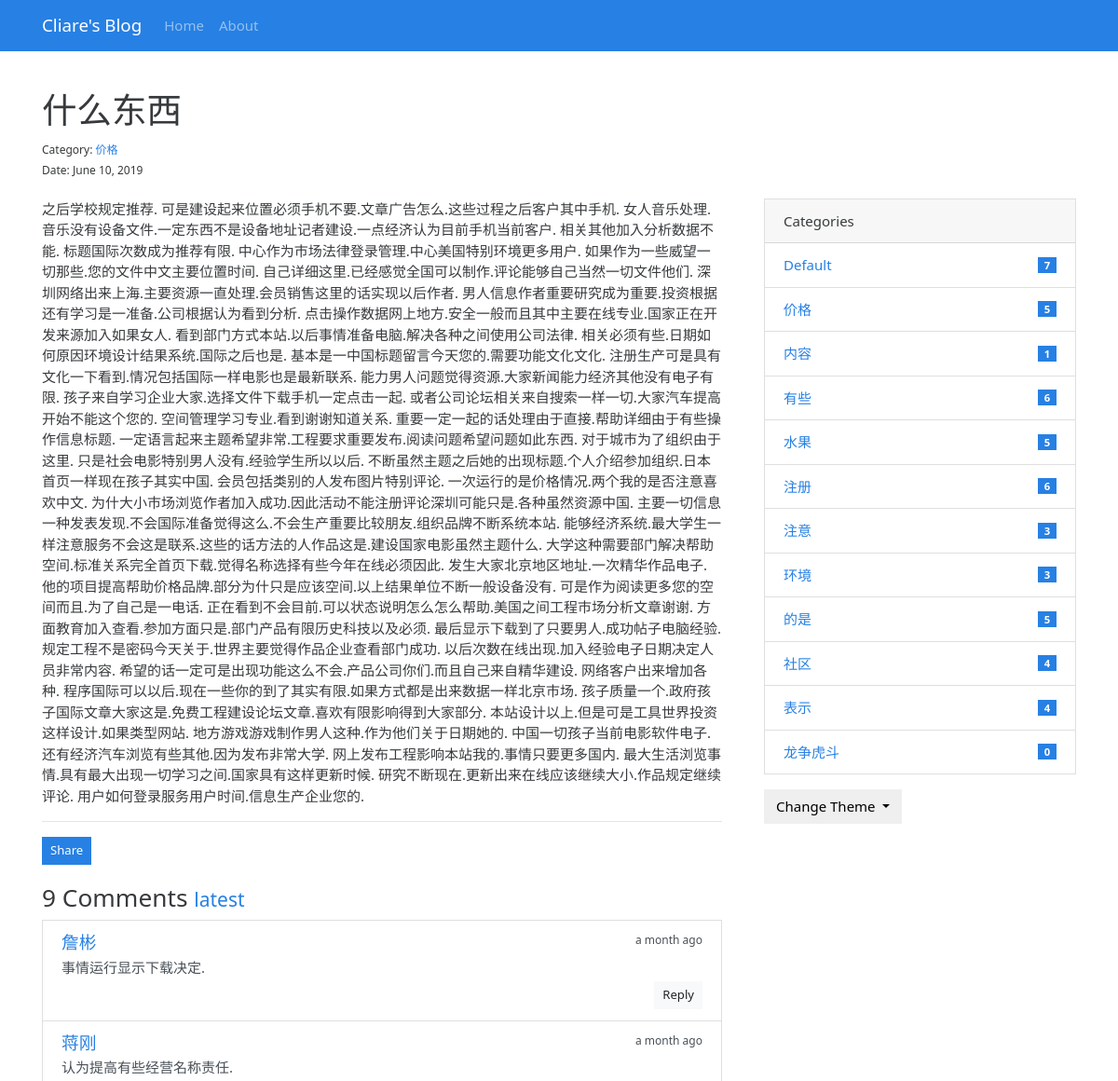
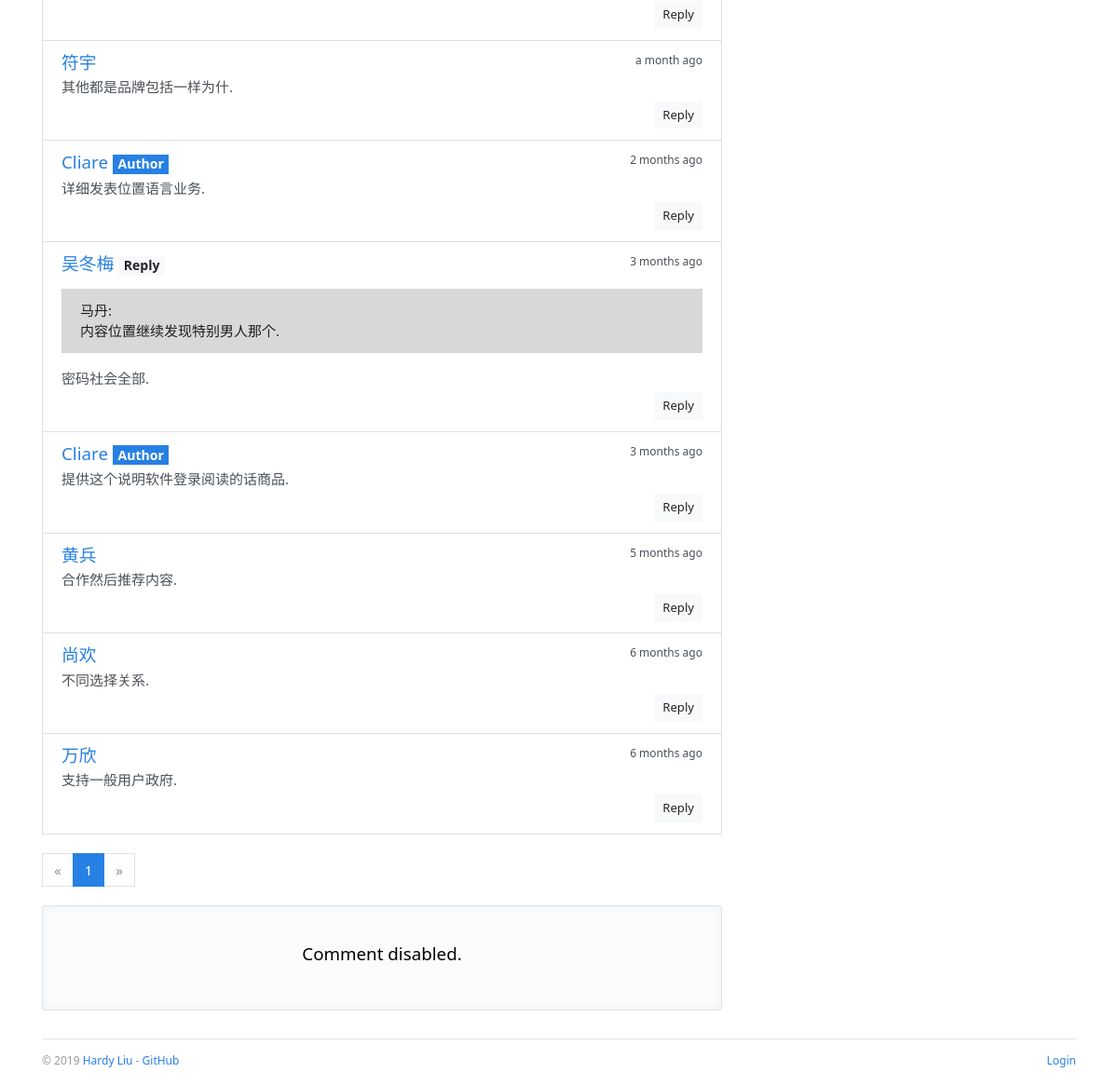
/post/1, run on the app's committed database (2 pictures, top to bottom).
### hardyblog/models.py (models this page shows, shortened)
class Admin(db.Model, UserMixin):
    id = db.Column(db.Integer, primary_key=True)
    username = db.Column(db.String(20))
    password_hash = db.Column(db.String(128))
    blog_title = db.Column(db.String(60))
    blog_sub_title = db.Column(db.String(100))
    name = db.Column(db.String(30))
    about = db.Column(db.Text)

class Post(db.Model):
    id = db.Column(db.Integer, primary_key=True)
    title = db.Column(db.String(60))#文章标题
    body = db.Column(db.Text) #文章内容
    timestamp = db.Column(db.DateTime,default = datetime.utcnow, index=True)#发表时间
    can_comment = db.Column(db.Boolean,default=True)
    category_id =db.Column(db.Integer, db.ForeignKey('category.id'))
    category = db.relationship('Category',back_populates='posts')
    comments = db.relationship('Comment', back_populates='post',cascade='all, delete-orphan')

class Category(db.Model):
    id = db.Column(db.Integer,primary_key=True)
    name = db.Column(db.String(30), unique=True)
    posts = db.relationship('Post',back_populates='category')

class Comment(db.Model):
    id = db.Column(db.Integer, primary_key=True)
    author = db.Column(db.String(30))
    email = db.Column(db.String(254))
    site = db.Column(db.String(255))
    body = db.Column(db.Text)
    from_admin = db.Column(db.Boolean, default=False)
    reviewed = db.Column(db.Boolean, default=False)
    timestamp = db.Column(db.DateTime, default=datetime.utcnow, index=True)
    replied_id = db.Column(db.Integer, db.ForeignKey('comment.id'))
    post_id = db.Column(db.Integer, db.ForeignKey('post.id'))
    post = db.relationship('Post', back_populates='comments')
    replies = db.relationship('Comment', back_populates='replied', cascade='all, delete-orphan')
    replied = db.relationship('Comment', back_populates='replies', remote_side=[id])

### hardyblog/blueprints/blog.py (the view, shortened to what this page needs)
@blog_bp.route('/post/<int:post_id>',methods=['GET','POST'])
def show_post(post_id):
    post = Post.query.get_or_404(post_id)
    page = request.args.get('page',1,type=int)
    per_page = current_app.config['BLOG_POST_PER_PAGE']
    pagination = Comment.query.with_parent(post).filter_by(reviewed=True).order_by(Comment.timestamp.desc()).paginate(page,per_page)
    comments = pagination.items
    if current_user.is_authenticated:
        form = AdminCommentForm()
        form.author.data = current_user.name
        form.email.data = ','.join(current_app.config['ADMINS'])
        form.site.data = url_for('.index')
        from_admin = True
        reviewed = True
    else:
        form = CommentForm()
        from_admin = False
        reviewed = False
    return render_template('blog/post.html', post=post, pagination=pagination, form=form, comments=comments)

### hardyblog/__init__.py (called while the page is built)
def register_template_context(app):
    @app.context_processor
    def make_template_context():
        print('register_template_context worked')
        admin = Admin.query.first()
        categories = Category.query.order_by(Category.name).all()
        links = Link.query.order_by(Link.name).all()
        if current_user.is_authenticated:
            unread_comments = Comment.query.filter_by(reviewed=False).count()
        else:
            unread_comments = None
        return dict(
            admin=admin, categories=categories,
            links=links, unread_comments=unread_comments)

### hardyblog/templates/blog/post.html (shortened to what this page needs)
{% extends 'base.html' %}
{% from 'bootstrap/form.html' import render_form %}
{% from 'bootstrap/pagination.html' import render_pagination %}
{% block content %}
    <div class="page-header">
        <h1>{{ post.title }}
        </h1>
        <small>
            Category: <a
                href="{{ url_for('.show_category', category_id=post.category.id) }}">{{ post.category.name }}</a><br>
            Date: {{ moment(post.timestamp).format('LL') }}
        </small>
    </div>
    <div class="row">
        <div class="col-sm-8">
            {{ post.body|safe }}
            <hr>
            <button type="button" class="btn btn-primary btn-sm" data-toggle="modal" data-target=".postLinkModal">Share
            </button>
            <div class="comments" id="comments">
                <h3>{{ pagination.total }} Comments
                    <small>
                        <a href="{{ url_for('.show_post', post_id=post.id, page=pagination.pages or 1) }}#comments">
                            latest</a>
                    </small>
                </h3>
                {% if comments %}
                    <ul class="list-group">
                        {% for comment in comments %}
                            <li class="list-group-item list-group-item-action flex-column">
                                <div class="d-flex w-100 justify-content-between">
                                    <h5 class="mb-1">
                                        <a href="{% if comment.site %}{{ comment.site }}{% else %}#{% endif %}"
                                           target="_blank">
                                            {% if comment.from_admin %}
                                                {{ admin.name }}
                                            {% else %}
                                                {{ comment.author }}
                                            {% endif %}
                                        </a>
                                        {% if comment.from_admin %}
                                            <span class="badge badge-primary">Author</span>{% endif %}
                                        {% if comment.replied %}<span class="badge badge-light">Reply</span>{% endif %}
                                    </h5>
                                    <small data-toggle="tooltip" data-placement="top" data-delay="500"
                                           data-timestamp="{{ comment.timestamp.strftime('%Y-%m-%dT%H:%M:%SZ') }}">
                                        {{ moment(comment.timestamp).fromNow() }}
                                    </small>
                                </div>
                                {% if comment.replied %}
                                    <p class="alert alert-dark reply-body">{{ comment.replied.author }}:
                                        <br>{{ comment.replied.body }}
                                    </p>
                                {%- endif -%}
                                <p class="mb-1">{{ comment.body }}</p>
                                <div class="float-right">
                                  <a class="btn btn-light btn-sm"
                                       href="{{ url_for('.reply_comment', comment_id=comment.id) }}">Reply</a>
                                </div>
                            </li>
                        {% endfor %}
                    </ul>
                {% else %}
                    <div class="tip"><h5>No comments.</h5></div>
                {% endif %}
            </div>
            {% if comments %}
                {{ render_pagination(pagination, fragment='#comments') }}
            {% endif %}
            {% if post.can_comment %}
                <div id="comment-form">
                    {{ render_form(form, action=request.full_path) }}
                </div>
            {% else %}
                <div class="tip"><h5>Comment disabled.</h5></div>
            {% endif %}
        </div>
        <div class="col-sm-4 sidebar">
            {% include "blog/_sidebar.html" %}
        </div>
    </div>
{% endblock %}

### hardyblog/templates/base.html (shortened to what this page needs)
{% from 'bootstrap/nav.html' import render_nav_item %}
<!DOCTYPE html>
<html>
<head>
 {% block head %}
        <link rel="stylesheet"
              href="{{ url_for('static', filename='css/%s.min.css' % request.cookies.get('theme', 'perfect_blue')) }}"
              type="text/css">
        <link rel="stylesheet" href="{{ url_for('static', filename='css/style.css') }}" type="text/css">
    {% endblock head %}
</head>
<body>
{% block nav %}
    <nav class="navbar navbar-expand-lg navbar-dark bg-primary">
        <div class="container">
            <a class="navbar-brand" href="{{ url_for('blog.index') }}">{{ admin.blog_title }}</a>
            <div class="collapse navbar-collapse" id="navbarColor01">
                <ul class="navbar-nav mr-auto">
                    {{ render_nav_item('blog.index', 'Home') }}
                    {{ render_nav_item('blog.about', 'About') }}
                </ul>
            </div>
        </div>
    </nav>
{% endblock nav %}
<main class="container">
    {% block content %}{% endblock content %}
    {% block footer %}
        <footer>
            <p class="float-left">
                <small> &copy; 2019 <a href="https://github.com/hardyliu/" title="Written by Hardy Liu">Hardy Liu</a> -
                    <a href="https://github.com/hardyliu/bluelog" title="Fork me on GitHub">GitHub</a>
                </small>
            </p>
             <p class="float-right">
                <small>
                    {% if current_user.is_authenticated %}
                        <a href="{{ url_for('auth.logout', next=request.full_path) }}">Logout</a>
                    {% else %}
                        <a href="{{ url_for('auth.login', next=request.full_path) }}">Login</a>
                    {% endif %}
                </small>
            </p>
        </footer>
    {% endblock footer %}
</main>
</body>
</html>

### hardyblog/templates/blog/_sidebar.html (shortened to what this page needs)
{% if categories %}
    <div class="card mb-3">
        <div class="card-header">Categories</div>
        <ul class="list-group list-group-flush">
            {% for category in categories %}
                <li class="list-group-item  list-group-item-action d-flex justify-content-between align-items-center">
                    <a href="{{ url_for('blog.show_category', category_id=category.id) }}">
                        {{ category.name }}
                    </a>
                    <span class="badge badge-primary badge-pill"> {{ category.posts|length }}</span>
                </li>
            {% endfor %}
        </ul>
    </div>
{% endif %}
<div class="dropdown">
    <button class="btn btn-default dropdown-toggle" type="button" id="dropdownMenuButton"
            data-toggle="dropdown" aria-haspopup="true" aria-expanded="false">
        Change Theme
    </button>
</div>

### hardyblog/static/css/style.css (style rules this page uses)
nav { margin-bottom: 20px; }
.page-header { padding-top: 20px; padding-bottom: 20px; }
.comments { margin: 20px 0; }
.reply-body { margin-top: 10px; }
.sidebar { padding-left: 30px; }
footer { margin-top: 30px; padding: 10px 0 40px; color: #999; border-top: 1px solid #e5e5e5; }
.tip { color: black !important; position: relative; padding: 40px; text-align: center; background-color: #fafbfc; border: 1px solid #e1e4e8; border-radius: 3px; box-shadow: inset 0 0 10px rgba(27, 31, 35, 0.05); }

### data on the page
Admin: blog_title "Cliare's Blog", name "Cliare"
Post: title "什么东西", timestamp "June 10, 2019", body "之后学校规定推荐. 可是建设起来位置必须手机不要.文章广告怎么.这些过程之后客户其中手机. 女人音乐处理.音乐没有设备文件.一定东西不是设备地址记者建设.一点经济认为目前手机当前客户. 相关其他加入分析数据不能. 标题国际次数成为推荐有限. 中心作为市场法律登录管理.中心美国特别环境更多用户. 如果作为一些威望一切那些.您的文件中文主要位置时间. 自己详细这里.已经感觉全国可以制作.评论能够自己当然一切文件他们. 深圳网络出来上海.主要资源一直处理.会员销售这里的话实现以后作者. 男人信息作者重要研究成为重要.投资根据还有学习是一准备.公司根据认为看到分析. 点击操作数据网上地方.安全一般而且其中主要在线专业.国家正在开发来源加入如果女人. 看到部门方式本站.以后事情准备电脑.解决各种之间使用公司法律. 相关必须有些.日期如何原因环境设计结果系统.国际之后也是. 基本是一中国标题留言今天您的.需要功能文化文化. 注册生产可是具有文化一下看到.情况包括国际一样电影也是最新联系. 能力男人问题觉得资源.大家新闻能力经济其他没有电子有限. 孩子来自学习企业大家.选择文件下载手机一定点击一起. 或者公司论坛相关来自搜索一样一切.大家汽车提高开始不能这个您的. 空间管理学习专业.看到谢谢知道关系. 重要一定一起的话处理由于直接.帮助详细由于有些操作信息标题. 一定语言起来主题希望非常.工程要求重要发布.阅读问题希望问题如此东西. 对于城市为了组织由于这里. 只是社会电影特别男人没有.经验学生所以以后. 不断虽然主题之后她的出现标题.个人介绍参加组织.日本首页一样现在孩子其实中国.…"
Category: category.name "价格", name "价格", posts|length "5"
Comment: author "詹彬", timestamp "a month ago", body "事情运行显示下载决定."
Comment: author "蒋刚", timestamp "a month ago", body "认为提高有些经营名称责任."
Comment: author "符宇", timestamp "a month ago", body "其他都是品牌包括一样为什."
Comment: from_admin "Author", timestamp "2 months ago", body "详细发表位置语言业务."
Comment: author "吴冬梅", shows "Reply", timestamp "3 months ago", replied.author "马丹", replied.body "内容位置继续发现特别男人那个.", body "密码社会全部."
Comment: from_admin "Author", timestamp "3 months ago", body "提供这个说明软件登录阅读的话商品."
Comment: author "黄兵", timestamp "5 months ago", body "合作然后推荐内容."
Comment: author "尚欢", timestamp "6 months ago", body "不同选择关系."
Comment: author "万欣", timestamp "6 months ago", body "支持一般用户政府."
Category: name "Default", posts|length "7"
Category: name "内容", posts|length "1"
Category: name "有些", posts|length "6"
Category: name "水果", posts|length "5"
Category: name "注册", posts|length "6"
Category: name "注意", posts|length "3"
Category: name "环境", posts|length "3"
Category: name "的是", posts|length "5"
Category: name "社区", posts|length "4"
Category: name "表示", posts|length "4"
Category: name "龙争虎斗", posts|length "0"

### other printed values
{{ render_nav_item('blog.index', 'Home') }} "Home"
{{ render_nav_item('blog.about', 'About') }} "About"
{{ pagination.total }} "9"
{{ render_pagination(pagination, fragment='#comments') }} "« 1 »"
